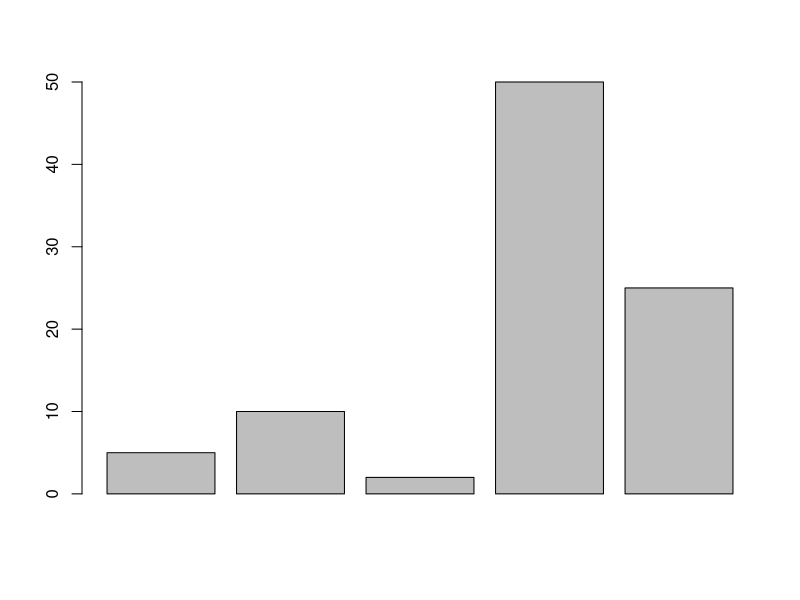
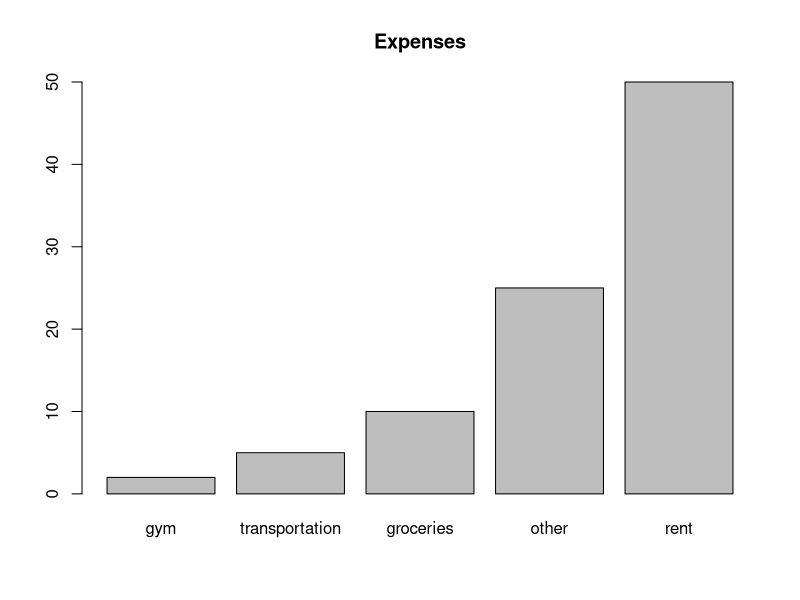

Source code (R) for these figures, in order:
## ---- chunk 1
transportation <- 5
groceries <- 10
gym <- 2
rent <- 50
other <- 25
total <- transportation + groceries + gym + rent + other
total
semester_total <- 5 * total
semester_total
year_total <- 10 * total
year_total
expenses <- c(transportation, groceries, gym, rent, other)
barplot(expenses)
barplot(sort(expenses), main = "Expenses", hori = FALSE, names.arg = c("gym", "transportation", "groceries", "other", "rent"))

## ---- chunk 2
a = 3
b = 4
c = sqrt(a**2 + b**2)
## ---- chunk 3


n = 5
k = 2
p = 0.5
factorial(n)/(factorial(k) * factorial(n - k))
factorial(n)/(factorial(k) * factorial(n - k)) * p**k * (1 - p)**(n - k)
choose(n, k) * p**k * (1 - p)**(n - k)

n = 10
k = 3
p = 1/6
choose(n, k) * p**k * (1 - p)**(n - k)

dbinom(2, 5, 0.5)
dbinom(3, 3, 1/6)
dbinom(2, 5, 0.35)
dbinom(3, 5, 0.35) + dbinom(4, 5, 0.35) + dbinom(5, 5, 0.35)

